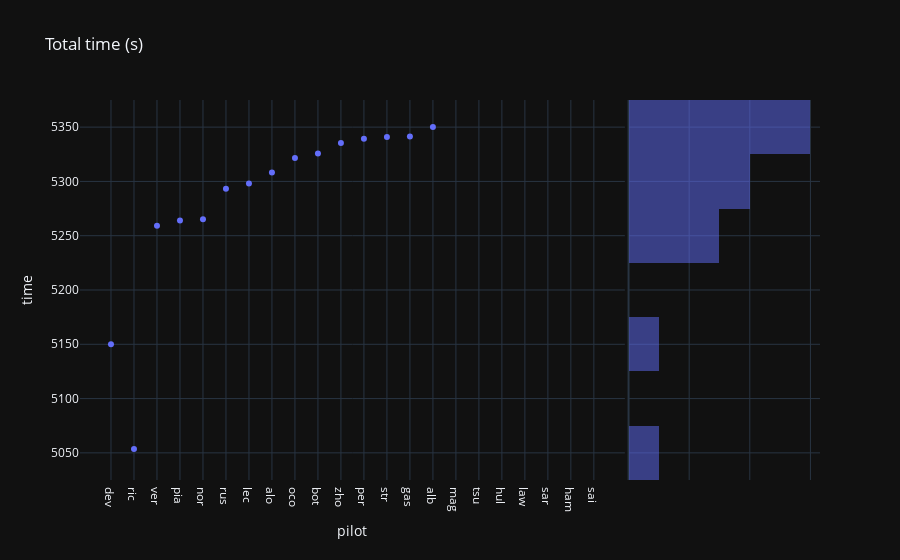

This figure's notebook cell:
### Code cell
px.scatter(last_gp, x="pilot", y="time", title="Total time (s)", marginal_y="histogram", template="plotly_dark")
# no data displayed if the pilot didn't finish or had one lap of delay

### Figure 1 — Plotly figure (JSON) as saved in the notebook; plotly's stock layout.template omitted (floating-point values rounded to 4 significant figures)
{"data": [{"hovertemplate": "pilot=%{x}<br>time=%{y}<extra></extra>", "legendgroup": "", "marker": {"color": "#636efa", "symbol": "circle"}, "mode": "markers", "name": "", "orientation": "v", "showlegend": false, "type": "scatter", "x": ["dev", "ric", "ver", "pia", "nor", "rus", "lec", "alo", "oco", "bot", "zho", "per", "str", "gas", "alb", "mag", "tsu", "hul", "law", "sar", "ham", "sai"], "xaxis": "x", "y": [5150.0, 5054.0, 5259.0, 5264.0, 5265.0, 5293.0, 5298.0, 5308.0, 5322.0, 5326.0, 5335.0, 5339.0, 5341.0, 5341.0, 5350.0, null, null, null, null, null, null, null], "yaxis": "y"}, {"alignmentgroup": "True", "bingroup": "y", "hovertemplate": "time=%{y}<br>count=%{x}<extra></extra>", "legendgroup": "", "marker": {"color": "#636efa"}, "name": "", "offsetgroup": "", "opacity": 0.5, "showlegend": false, "type": "histogram", "xaxis": "x2", "y": [5150.0, 5054.0, 5259.0, 5264.0, 5265.0, 5293.0, 5298.0, 5308.0, 5322.0, 5326.0, 5335.0, 5339.0, 5341.0, 5341.0, 5350.0, null, null, null, null, null, null, null], "yaxis": "y2"}], "layout": {"barmode": "overlay", "legend": {"tracegroupgap": 0}, "title": {"text": "Total time (s)"}, "xaxis": {"anchor": "y", "domain": [0, 0.7363], "title": {"text": "pilot"}}, "xaxis2": {"anchor": "y2", "domain": [0.7413, 1], "matches": "x2", "showgrid": true, "showline": false, "showticklabels": false, "ticks": ""}, "yaxis": {"anchor": "x", "domain": [0, 1], "title": {"text": "time"}}, "yaxis2": {"anchor": "x2", "domain": [0, 1], "matches": "y", "showgrid": true, "showticklabels": false}}}
